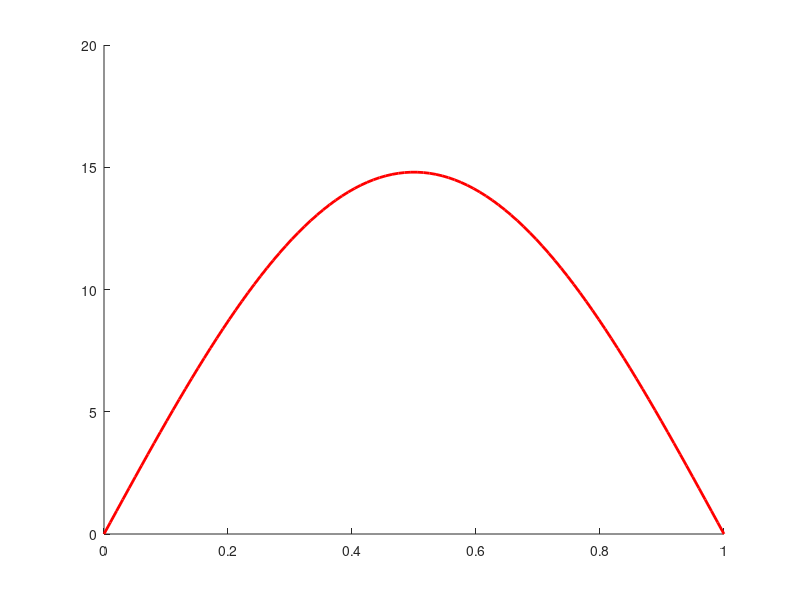

Reproduce this figure in MATLAB.
function cftd_010 

ax=axis;
k=linspace(ax(1),ax(2),100);
J=14.8/2;
w1=2*J*abs(sin(pi*k));
hold on ;
h=plot(k,w1,'r-');
set(h,'Linewidth',2);
hold off;
%set(h,'Zdata',zeros(size(get(h,'Xdata'))));